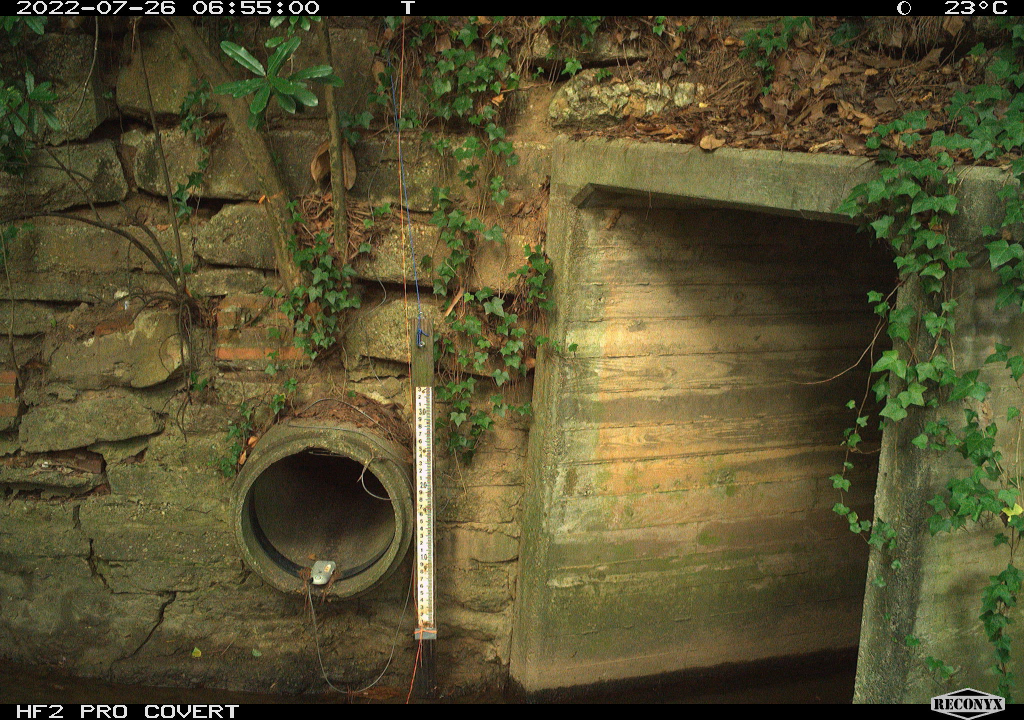
#> input picture Images/RCNX0153.JPG, 2048 x 1440 px, found by its file name (shown at 1/2 size); its folder holds only this picture in this run
$ python main.py
#> lines starting #> are read from the running program, lines starting #| are printed output that depends on the picture; after the words box and inside, x2 and y2 are one past the last pixel; in counts of white or black regions, pixels touching at a corner belong together
###############################################
# USAGE: press any key to continue
###############################################

import cv2
import numpy as np
import matplotlib.pyplot as plt
from sklearn.cluster import DBSCAN
import xml.etree.ElementTree as ET
from shapely.geometry import Polygon, Point
import shapely
from matplotlib.patches import Ellipse
import os


def parse_xml_for_polygon(xml_file):
    tree = ET.parse(xml_file)
    root = tree.getroot()
    polygons = []
    for object in root.findall('object'):
        polygon = object.find('polygon')
        points = []
        i = 1
        while True:
            x_tag = f'x{i}'
            y_tag = f'y{i}'
            x = polygon.find(x_tag)
            y = polygon.find(y_tag)
            if x is not None and y is not None:
                x_coord = int(float(x.text))
                y_coord = int(float(y.text))
                points.append((x_coord, y_coord))
                i += 1
            else:
                break
        polygons.append(points)
    return polygons


# [22 lines left out: functions calculate_iou_circle_polygon, calculate_iou_ellipse_polygon, display_img, not called in this run]


def do_pred_fin(img_path):
    img = cv2.imread(img_path)

    # align the image shape 1024x720 as close as possible
    factor = 1024.0 / img.shape[1]
    print(img.shape)
    img = cv2.resize(img, (0, 0), fx=factor, fy=factor)
    print(img.shape)

    # img = cv2.resize(img, (1024, 720))
    # grab the height of the image
    img_height = img.shape[0]
    # print img.shape
    print("image shape: {}".format(img.shape))

    # Convert the image to grayscale
    gray = cv2.cvtColor(img, cv2.COLOR_BGR2GRAY)

    threshold_value = 40
    histogram = cv2.calcHist([gray], [0], None, [256], [0, 256]).flatten()
    cdf = histogram.cumsum()
    cdf_normalized = cdf * float(histogram.max()) / cdf.max()
    low_contrast_threshold = np.argmax(cdf_normalized > 0.20 * cdf_normalized[-1])
    high_contrast_threshold = np.argmax(cdf_normalized > 0.80 * cdf_normalized[-1])
    print("low contrast threshold: {}".format(low_contrast_threshold))
    print("high contrast threshold: {}".format(high_contrast_threshold))
    use_equalization = high_contrast_threshold - \
                       low_contrast_threshold < threshold_value

    # use_equalization = True
    # apply equalizeHist
    if use_equalization:
        gray = cv2.equalizeHist(gray)
        print("using equalization")


    # Apply Gaussian blur to reduce noise
    blur = cv2.GaussianBlur(gray, (13, 13), 0)

    # Apply median blur to reduce noise
    blur = cv2.medianBlur(blur, 17)

    # Apply Hough Transform to detect circles
    circles = cv2.HoughCircles(blur, cv2.HOUGH_GRADIENT, 1,
                               max(blur.shape), param1=50, param2=30, minRadius=0, maxRadius=img_height // 4)

    # Draw the detected circles on a black background
    output = cv2.cvtColor(gray, cv2.COLOR_GRAY2BGR)
    output = cv2.resize(output, (0, 0), fx=1 / factor, fy=1 / factor)

    circlesFin = []

    if circles is not None:
        circles = np.round(circles[0, :]).astype("int")
        for (x, y, r) in circles:
            cv2.circle(output, (int(x // factor), int(y // factor)), int(r // factor), (255, 180, 180), -1)
            estCent = [int(x // factor), int(y // factor)]
            estR = int(r // factor)
            circlesFin.append([estCent[0],estCent[1],estR])

    # [7 lines of commented-out code are left out]

    return circlesFin, output


def adap_thresh(img_path):
    img = cv2.imread(img_path)

    # make image smaller
    img = cv2.resize(img, (0, 0), fx=0.5, fy=0.5)

    # Convert the image to grayscale
    gray = cv2.cvtColor(img, cv2.COLOR_BGR2GRAY)

    img_height = img.shape[0]
    # print img.shape
    print("image shape: {}".format(img.shape))

    threshold_value = 40
    histogram = cv2.calcHist([gray], [0], None, [256], [0, 256]).flatten()
    cdf = histogram.cumsum()
    cdf_normalized = cdf * float(histogram.max()) / cdf.max()
    low_contrast_threshold = np.argmax(cdf_normalized > 0.20 * cdf_normalized[-1])
    high_contrast_threshold = np.argmax(cdf_normalized > 0.80 * cdf_normalized[-1])
    print("low contrast threshold: {}".format(low_contrast_threshold))
    print("high contrast threshold: {}".format(high_contrast_threshold))
    use_equalization = high_contrast_threshold - \
                       low_contrast_threshold < threshold_value

    # use_equalization = True
    # apply equalizeHist
    if use_equalization:
        gray = cv2.equalizeHist(gray)
        print("using equalization")

    equalized = gray
    negative_eq = 255 - equalized

    # adaptive thresholding
    thresh = cv2.adaptiveThreshold(negative_eq, 255, cv2.ADAPTIVE_THRESH_MEAN_C, cv2.THRESH_BINARY_INV, 101, 0)
    #display_img(thresh, "thresh")
    #display_img(255 - thresh, "neg thresh")
    neg_thresh = 255 - thresh
    combinationC = cv2.addWeighted(thresh, 1.2, neg_thresh, -1, 0)
    #display_img(combinationC,"comb")

    Canny = cv2.Canny(thresh, 170, 250)
    contours, _ = cv2.findContours(Canny, cv2.RETR_TREE, cv2.CHAIN_APPROX_SIMPLE)

    min_contour_length = 350
    long_contours = [cnt for cnt in contours if cv2.arcLength(cnt, True) > min_contour_length]
    longest_contour = max(contours, key=lambda contour: cv2.arcLength(contour, True))

    contour_img = np.zeros_like(img)
    contour_longest = np.zeros_like(img)
    cv2.drawContours(contour_img, long_contours, -1, (255, 255, 255), thickness=cv2.FILLED)
    cv2.drawContours(contour_longest, longest_contour, -1, (255, 255, 255), thickness=cv2.FILLED)

    if len(contour_img.shape) == 3:
        gray_img = cv2.cvtColor(contour_img, cv2.COLOR_BGR2GRAY)
    else:
        gray_img = contour_img

    # Extract points where the pixel value is 255 (white)
    y, x = np.where(gray_img == 255)
    points = np.column_stack((x, y))

    # Cluster the points using DBSCAN
    dbscan = DBSCAN(eps=5, min_samples=1)
    clusters = dbscan.fit_predict(points)

    # Initialize an empty image to draw ellipses
    ellipse_image = np.zeros_like(gray_img)

    # Define acceptance ratio for filtering ellipses
    acceptance_ratio = 1.2
    finalElls = []

    # Process each cluster
    for cluster in set(clusters):
        if cluster == -1:
            # Skip noise points
            continue

        # Extract points belonging to the current cluster
        cluster_points = points[clusters == cluster]

        if len(cluster_points) >= 5:
            # Fit an ellipse to the cluster
            ellipse = cv2.fitEllipse(np.array(cluster_points))

            # Extract the lengths of the major and minor axes
            major_axis_length = max(ellipse[1])
            minor_axis_length = min(ellipse[1])


            # Filter ellipses based on axis lengths
            if major_axis_length / (minor_axis_length + 0.0000000000001) <= acceptance_ratio:
                # Draw the ellipse
                cv2.ellipse(img, ellipse, (0, 0, 255), 2)
                #display_img(img, "ellipse!")
                # change sizing factor if necessary
                estCen = [ellipse[0][0] * 2, ellipse[0][1] * 2]
                estHor = (ellipse[1][0] / 2) * 2
                estVert = (ellipse[1][1] / 2) * 2
                degs = ellipse[2]
                finalElls.append([estCen, estHor, estVert, degs])
            #cv2.ellipse(img, ellipse, (0, 0, 255), 2)
    #display_img(img,"ellipseee")
    """
    plt.figure(1, figsize=(10, 10))
    plt.subplot(121)
    plt.imshow(Canny, cmap='gray')
    plt.axis('off')
    plt.title("canny")
    plt.subplot(122)
    plt.imshow(gray_img, cmap="gray")
    plt.title("contours gray")
    plt.axis('off')
    plt.show()
    """
    return finalElls, img


#elll,outt = adap_thresh('./DSC0056.JPG')


# image_folder = '/content/drive/MyDrive/IOU Test/Images'
image_folder = '/Users/Greencat/Desktop/Desktop - MacBook Pro (3)/official stuff/school but college/ece 588/Images'
# xml_folder = '/content/drive/MyDrive/IOU Test/Labels'
xml_folder = '/Users/Greencat/Desktop/Desktop - MacBook Pro (3)/official stuff/school but college/ece 588/Temp'
# output_folder = '/content/drive/MyDrive/IOU Test/Output'
output_folder = '/Users/Greencat/Desktop/Desktop - MacBook Pro (3)/official stuff/school but college/ece 588/Output'

if not os.path.exists(output_folder):
    os.makedirs(output_folder)

iou_values_circ = []
iou_values_ell = []

for image_name in os.listdir(image_folder):
    if not image_name.lower().endswith(('.png', '.jpg', '.jpeg')):
        continue

    base_name = os.path.splitext(image_name)[0]
    img_path = os.path.join(image_folder, image_name)
    xml_path = os.path.join(xml_folder, base_name + '.xml')
    output_path = os.path.join(output_folder, 'output_' + image_name)

    img = cv2.imread(img_path)
#> img is the input picture: shape (1440, 2048, 3); mean B, G, R 48.2, 80.8, 87.1
    detected_circles, circOut = do_pred_fin(img_path)
#| (1440, 2048, 3)
#| (720, 1024, 3)
#| image shape: (720, 1024, 3)
#> in do_pred_fin, `histogram = cv2.calcHist([gray], [0], None, [256], [0, 256]).flatten()`: histogram = 256 values, max 24792 at index 0, min 0 at index 252, mean 2880
#> in do_pred_fin, `cdf = histogram.cumsum()`: cdf = 256 values from 24792 to 737280
#> in do_pred_fin, `cdf_normalized = cdf * float(histogram.max()) / cdf.max()`: cdf_normalized = 256 values from 833.7 to 24792
#> in do_pred_fin, `low_contrast_threshold = np.argmax(cdf_normalized > 0.20 * cdf_normali..`: low_contrast_threshold = 43
#> in do_pred_fin, `high_contrast_threshold = np.argmax(cdf_normalized > 0.80 * cdf_normal..`: high_contrast_threshold = 111
#| low contrast threshold: 43
#| high contrast threshold: 111
#> in do_pred_fin, `use_equalization = high_contrast_threshold - \ low_contrast_threshold ..`: use_equalization = False
#> in do_pred_fin, `blur = cv2.medianBlur(blur, 17)`:
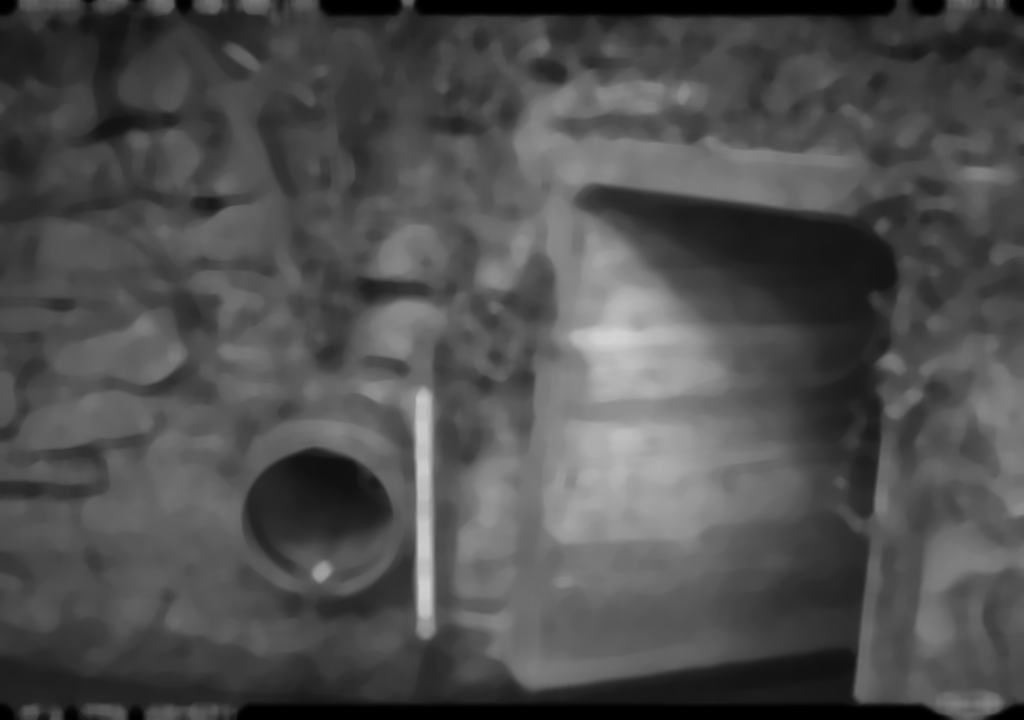
#> blur: shape (720, 1024); min 0, max 211, mean 78.8
#> in do_pred_fin, `circles = cv2.HoughCircles(blur, cv2.HOUGH_GRADIENT, 1, max(blur.shape..`: circles = [[316.5, 526.5, 77.3]]
#> in do_pred_fin, `circles = np.round(circles[0, :]).astype("int")`: circles = [[316, 526, 77]]
#> the loop in do_pred_fin, `for (x, y, r) in circles:` made 1 pass
#> (x, y, r, estCent, estR) on pass 1: (316, 526, 77, [632, 1052], 154)
#> after the loop in do_pred_fin, `for (x, y, r) in circles:`:
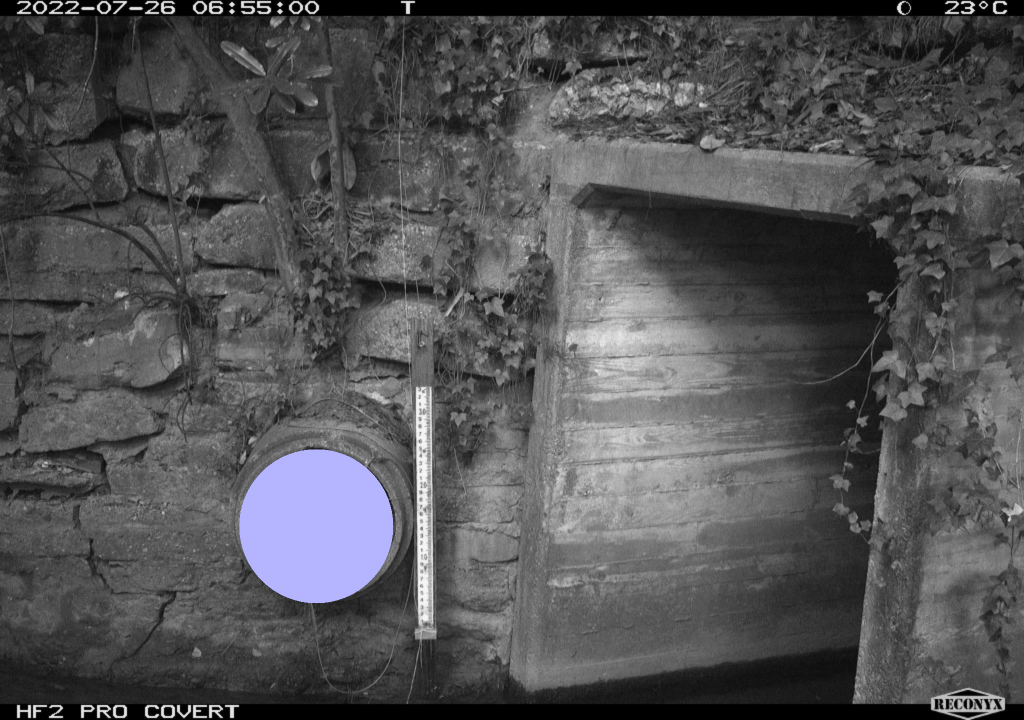
#> output: shape (1440, 2048, 3) (shown at 1/2 size); mean B, G, R 84.1, 82.2, 82.2
#> after the loop in do_pred_fin, `for (x, y, r) in circles:`: circlesFin = [[632, 1052, 154]]
#> detected_circles = [[632, 1052, 154]]
    detected_ellipses, ellOut = adap_thresh(img_path)
#| image shape: (720, 1024, 3)
#> in adap_thresh, `cdf = histogram.cumsum()`: cdf = 256 values from 24792 to 737280
#> in adap_thresh, `cdf_normalized = cdf * float(histogram.max()) / cdf.max()`: cdf_normalized = 256 values from 833.7 to 24792
#> in adap_thresh, `low_contrast_threshold = np.argmax(cdf_normalized > 0.20 * cdf_normali..`: low_contrast_threshold = 43
#> in adap_thresh, `high_contrast_threshold = np.argmax(cdf_normalized > 0.80 * cdf_normal..`: high_contrast_threshold = 111
#| low contrast threshold: 43
#| high contrast threshold: 111
#> in adap_thresh, `use_equalization = high_contrast_threshold - \ low_contrast_threshold ..`: use_equalization = False
#> in adap_thresh, `negative_eq = 255 - equalized`:
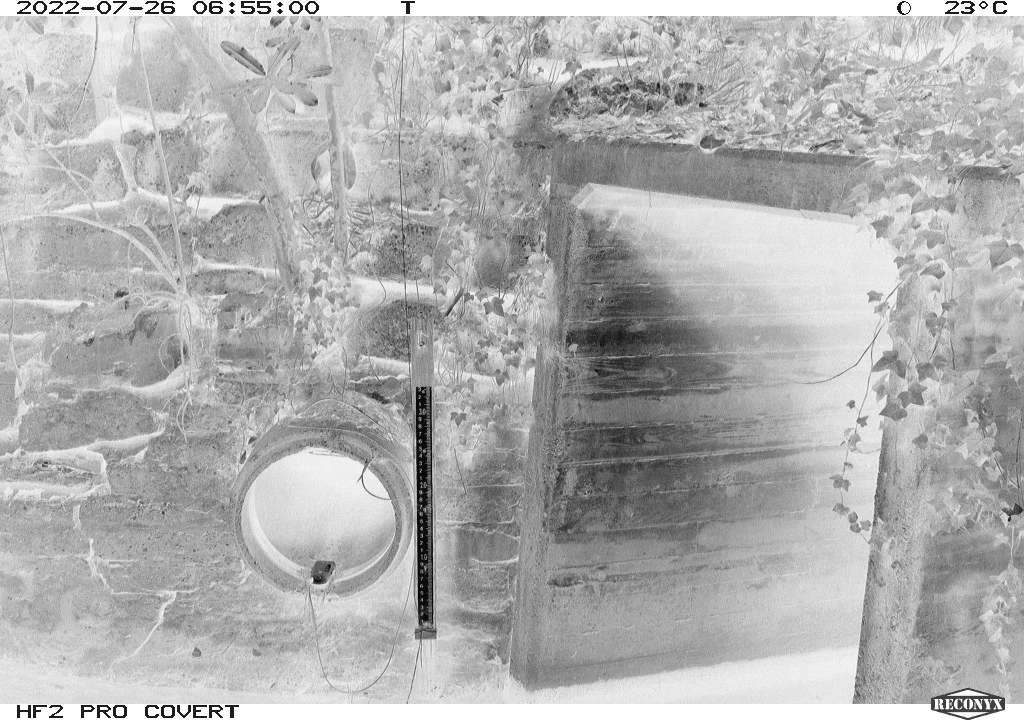
#> negative_eq: shape (720, 1024); min 4, max 255, mean 175.9
#> in adap_thresh, `thresh = cv2.adaptiveThreshold(negative_eq, 255, cv2.ADAPTIVE_THRESH_M..`:
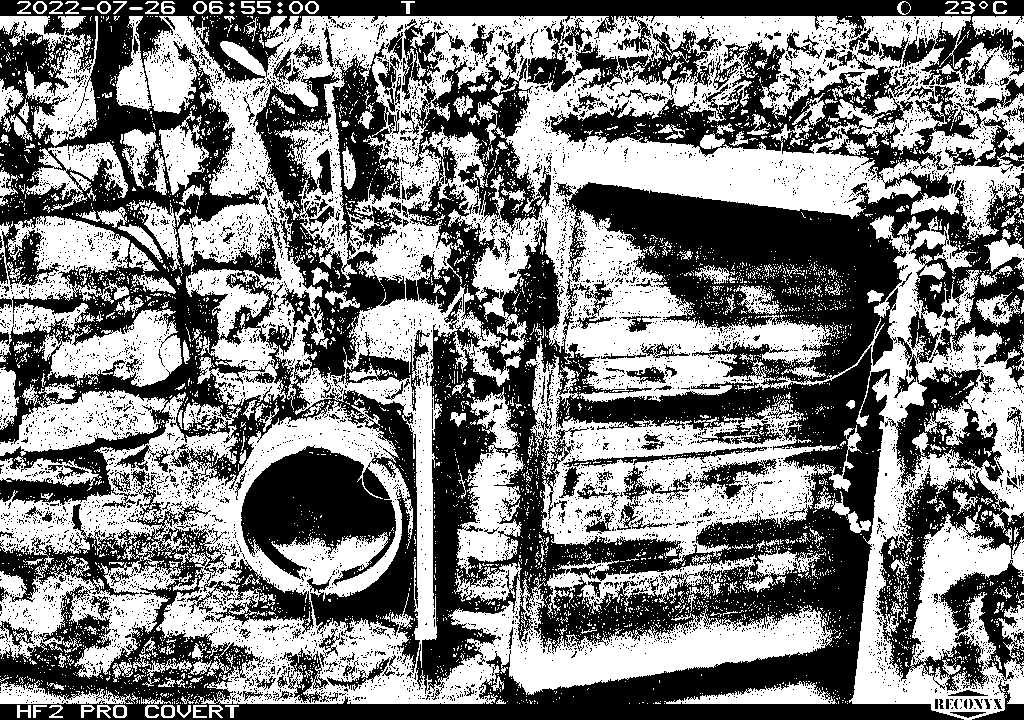
#> thresh: shape (720, 1024); 49.8% white; 5339 white regions (5044 under 20 px), largest, box (x1, y1, x2, y2) and area: (0, 16, 1024, 720) 264323, (526, 336, 862, 565) 24993, (0, 216, 130, 362) 7885
#> in adap_thresh, `Canny = cv2.Canny(thresh, 170, 250)`:
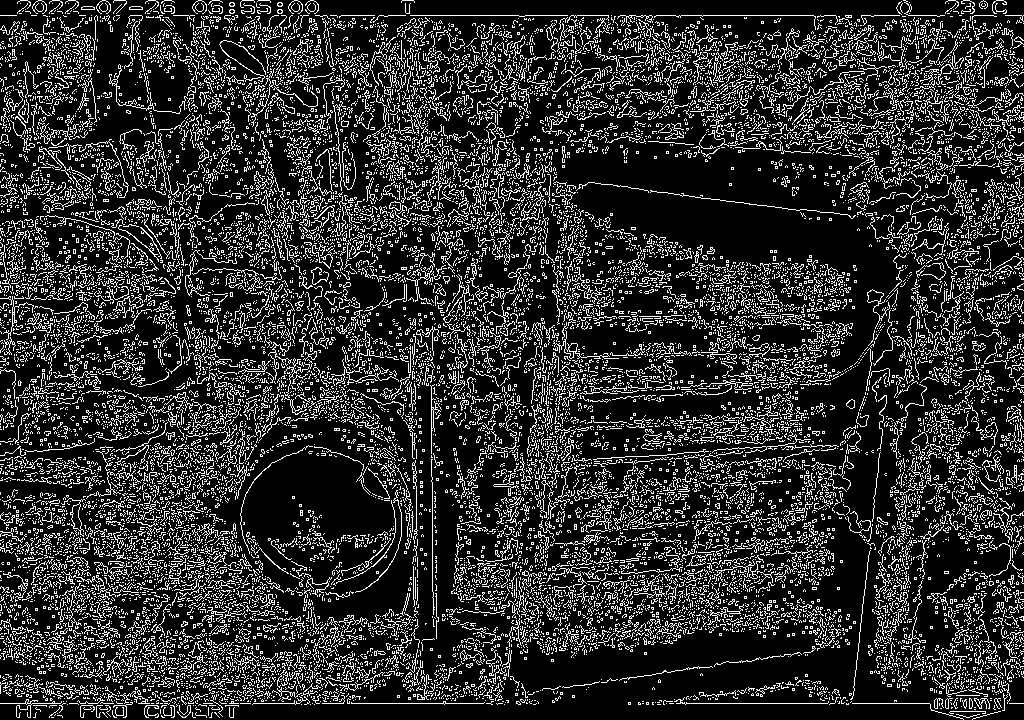
#> Canny: shape (720, 1024); 18.3% white in thin lines or dots
#> in adap_thresh, `contours, _ = cv2.findContours(Canny, cv2.RETR_TREE, cv2.CHAIN_APPROX_..`: contours = 19404 contours, 19261 with area under 20; largest, box (x1, y1, x2, y2) and area: (61, 498, 86, 537) 178, (71, 503, 82, 531) 164, (867, 289, 890, 329) 144, (867, 289, 884, 303) 133, (553, 330, 619, 359) 112
#> in adap_thresh, `long_contours = [cnt for cnt in contours if cv2.arcLength(cnt, True) >..`: long_contours = 5 contours, 2 with area under 20; largest, box (x1, y1, x2, y2) and area: (109, 64, 188, 114) 53, (185, 250, 237, 296) 47, (331, 359, 399, 386) 29
#> in adap_thresh, `longest_contour = max(contours, key=lambda contour: cv2.arcLength(cont..`: longest_contour = contour of 267 points, box (x1, y1, x2, y2) (331, 359, 399, 386), area 29
#> in adap_thresh, `cv2.drawContours(contour_img, long_contours, -1, (255, 255, 255), thic..`: contour_img: shape (720, 1024, 3); 0.15% white in thin lines or dots, all inside (x1, y1, x2, y2) = (109, 15, 856, 386)
#> in adap_thresh, `cv2.drawContours(contour_longest, longest_contour, -1, (255, 255, 255)..`:
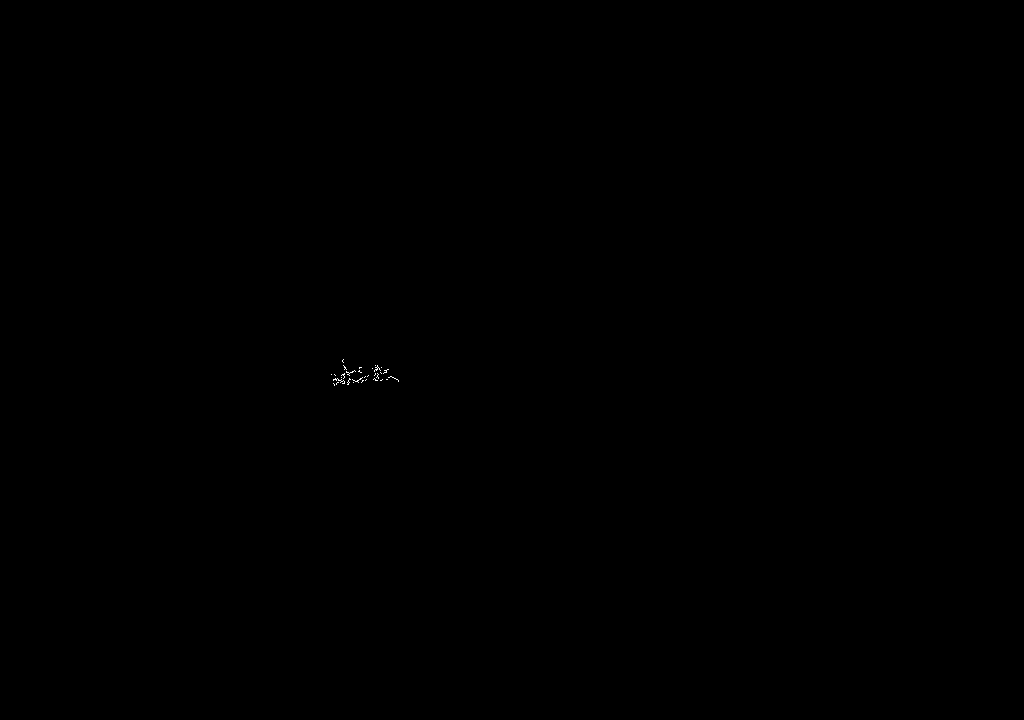
#> contour_longest: shape (720, 1024, 3); 0.02% white in thin lines or dots, all inside (x1, y1, x2, y2) = (331, 359, 399, 386)
#> in adap_thresh, `y, x = np.where(gray_img == 255)`: y = 1100 values from 15 to 385; x = 1100 values, max 855 at index 644, min 109 at index 198, mean 416.4
#> in adap_thresh, `points = np.column_stack((x, y))`: points = 1100 pairs, first value 109 to 855, second value 15 to 385
#> in adap_thresh, `clusters = dbscan.fit_predict(points)`: clusters = 1100 values from 0 to 4
#> the loop in adap_thresh, `for cluster in set(clusters):` made 5 passes
#> (ellipse, major_axis_length, minor_axis_length, estCen, estHor, estVert, degs) on pass 4: (((210.9, 275.3), (45.54, 51.06), 100.3), 51.06, 45.54, [421.9, 550.7], 45.54, 51.06, 100.3)
#> (ellipse, major_axis_length, minor_axis_length) on passes 1, 2, 3, 5: (((3489.8, -219.7), (119.9, 5353), 0), 5353, 119.9), (((150, 87.06), (45.27, 79.36), 102.4), 79.36, 45.27), (((747.8, 202.2), (3.42, 204.9), 97.42), 204.9, 3.42), (((360.3, 374.5), (21.5, 56.12), 92.58), 56.12, 21.5)
#> after the loop in adap_thresh, `for cluster in set(clusters):`: finalElls = [[[421.9, 550.7], 45.54, 51.06, 100.3]]
#> detected_ellipses = [[[421.9, 550.7], 45.54, 51.06, 100.3]]
#> (the run stopped early here; a loop or call above may not have finished)
